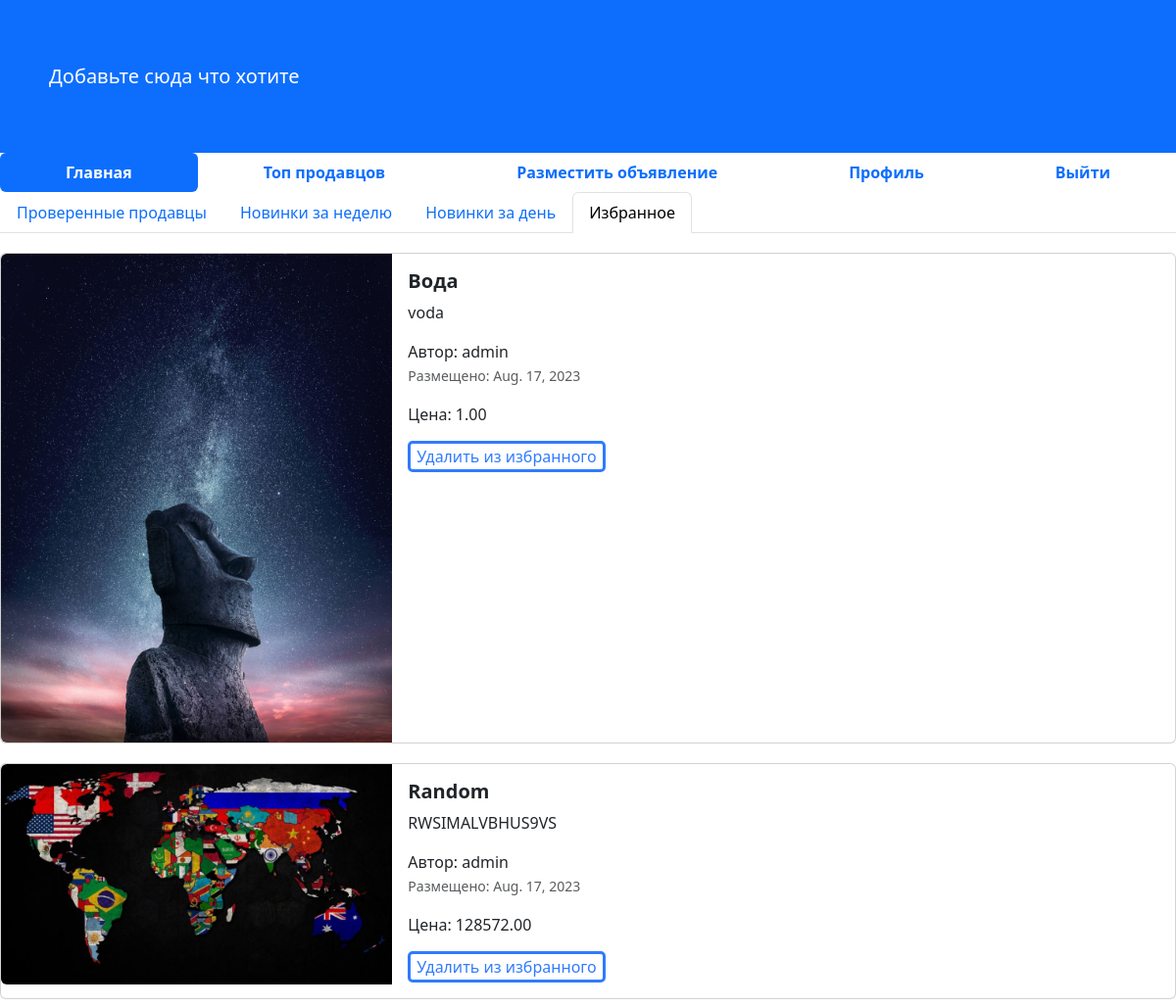
The app's page /favorites (signed in) with its own data.
### add/models.py (models this page shows, shortened)
class Advertisement(models.Model):
    title = models.CharField("Заголовок",max_length= 128)#validators=[RegexValidator('[?+-/%]', inverse_match=True)]
    descriptions = models.TextField('описание')
    prices = models.DecimalField(' цена' , max_digits= 10 , decimal_places = 2)
    auction = models.BooleanField('merch', help_text= 'Уместен ли торг')
    created = models.DateField(auto_now_add=True)
    update = models.DateField(auto_now=True)
    user = models.ForeignKey(User, on_delete=models.CASCADE) # если User буджет удален то все обьявления связанные с ним тоже будут удалены
    image = models.ImageField("изображения", upload_to='advertisements/')
    favorites = models.ManyToManyField(User, related_name='favorite_adv')
    def get_absolute_url(self):
        return reverse("post_adv_detail", kwargs={"pk": self.pk})# pk тоже самое что и id в модели
    class Meta:
       db_table = 'Advertisement'

### add/views.py (the view)
# urls.py: path("favorites", favorit_list, name='favorit_list'),
@login_required
def favorit_list(request):
    user = request.user
    favorites = user.favorite_adv.all() # Получаем все объявления, которые у пользователя в избранном
    context = {"favorite_list": favorites}
    return render(request, 'all-fav.html', context)

### templates/all-fav.html (shortened to what this page needs)
{% extends 'base.html' %}
{% block content %}
  <footer style="padding: 50px;" class="bg-primary">
    <nav class="navbar navbar-expand-sm navbar-dark">
      <a class="navbar-brand" href="#">Добавьте сюда что хотите</a>
    </nav>
  </footer>
<ul class="nav nav-pills sticky-top bg-white nav-fill">
  <li class="nav-item">
    <a class="nav-link active" href="{% url 'home' %}">
      <span style="font-weight: bold;">Главная</span>
    </a>
  </li>
  <li class="nav-item">
    <a class="nav-link" href="{% url 'top_sellers' %}">
      <span style="font-weight: bold;">Топ продавцов</span>
    </a>
  </li>
  {% if not user.is_authenticated %}
  <li class="nav-item">
    <a class="nav-link" href="{% url 'sign_in' %}">
      <span style="font-weight: bold;">Регистрация</span>
    </a>
  </li>
  <li class="nav-item">
    <a class="nav-link" href="{% url 'login' %}">
      <span style="font-weight: bold;">Войти</span>
    </a>
  </li>
  {% else %}
  <li class="nav-item">
    <a class="nav-link" href="{% url 'post_adv' %}">
      <span style="font-weight: bold;">Разместить объявление</span>
    </a>
  </li>
  <li class="nav-item">
    <a class="nav-link" aria-current="page" href="{% url 'profile' %}">
      <span style="font-weight: bold;">Профиль</span>
    </a>
  </li>
  <li class="nav-item">
    <a class="nav-link" href="{% url 'logout' %}">
      <span style="font-weight: bold;">Выйти</span>
    </a>
  </li>
  {% endif %}
</ul>
  <ul class="nav nav-tabs bg-white">
    <li class="nav-item">
      <a class="nav-link" aria-current="page" href="../../">Проверенные продавцы</a>
    </li>
    <li class="nav-item">
      <a class="nav-link" href="/novinki">Новинки за неделю</a>
    </li>
    <li class="nav-item">
      <a class="nav-link" href="/novinki_za_den">Новинки за день</a>
    </li>
    <li class="nav-item">
      <a class="nav-link active" href="#">Избранное</a>
    </li>
  </ul>
<div class="col">
  {%for adv in favorite_list%}
  <div class="card mb-2" style="max-width: 1200px; margin-top: 20px;">
    <div class="row g-0">
      <div class="col-md-4">
        <a href="{{ adv.get_absolute_url }}" class="nav-link">
          {% if adv.image %}
            <img src=" {{adv.image.url}} " class="img-fluid rounded-start" alt="Card title">
          {% endif %}
        </a>
      </div>
      <div class="col-md-8">
        <div class="card-body">
          <h5 class="card-title">
            <a href="{{ adv.get_absolute_url }}" class="nav-link"><strong>{{adv.title}}</strong></a>
          </h5>
          <a href="{{ adv.get_absolute_url }}" class="nav-link">
            <p class="card-text">
              {{adv.descriptions}}
            </p>
            <span>Автор: {{adv.user}}</span>
            <p class="card-text"><small class="text-muted">Размещено: {{adv.created}}</small></p>
            <span>Цена: {{adv.prices}}</span>
          </a>
          {% if user in adv.favorites.all %}
          <form action="{% url 'remove_from_favorite' adv.id %}" method="post">
            <button type="submit" class="fav_button_del">Удалить из избранного</button>
          </form>
          {% else %}
          <form action="{% url 'add_to_favorites' adv.id %}" method="post">
            {% csrf_token %}
            <button type="submit" class="fav_button_on">Добавить в избранное</button>
          </form>
          {% endif %}
        </div>
      </div>
    </div>
  </div>
  {% endfor %}
</div>
{% endblock %}

### templates/base.html (style rules this page uses)
.fav_button_del { margin-top: 15px; border: 3px solid rgb(48, 123, 253); border-radius: 5px; align-items: center; background-color: white; color: rgb(48, 123, 253); }

### records on screen
Advertisement: image (picture), title "Вода", descriptions "voda", user "admin", created "Aug. 17, 2023", prices "1.00", shows "Удалить из избранного"
Advertisement: image (picture), title "Random", descriptions "RWSIMALVBHUS9VS", user "admin", created "Aug. 17, 2023", prices "128572.00", shows "Удалить из избранного"
